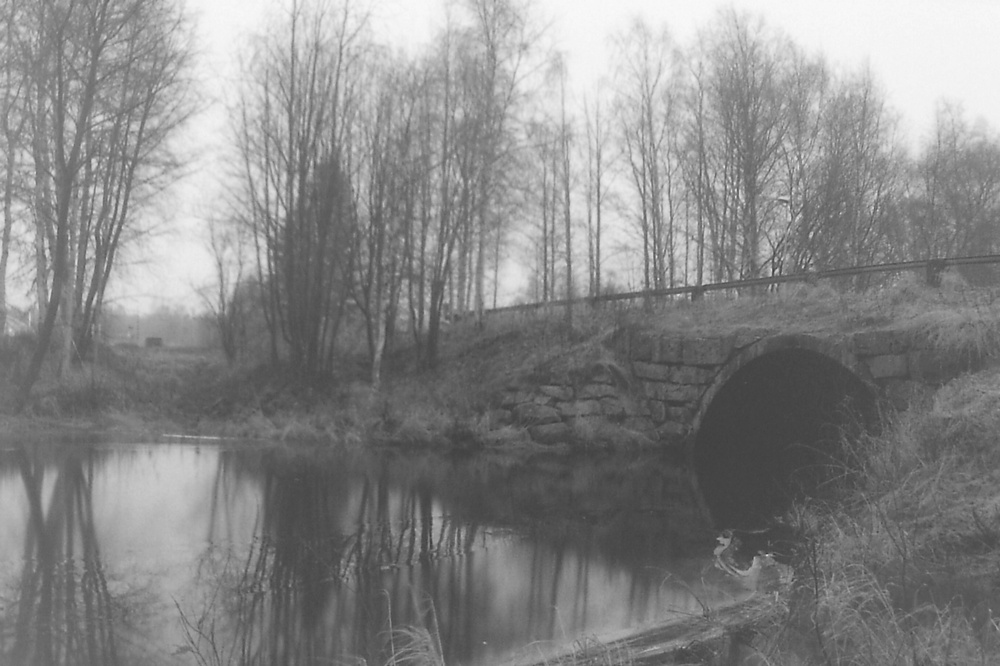
#> input picture HW3/River.jpg, 1000 x 666 px, shrunk from 1400 x 933 before the run
$ jupyter execute Q2.ipynb   (older library calls are emulated)
#> lines starting #> are read from the running program, lines starting #| are printed output that depends on the picture
#> further down, img is the input picture: shape (666, 1000); min 52, max 249, mean 135
[cell 1]
# Import Your Libraries
import numpy as np
import cv2
import matplotlib.pyplot as plt

## Part 1

### Your Histogram Equalization Function

[cell 2]
def hist_equ(image):
    '''
    input:
    image (ndarray): input image
    output:
    output_image (ndarray): enhanced image
    '''

    ############
    # Your code
    # Start
    histogram = np.zeros((256), np.int)
    image = image.astype(int)
    np.add.at(histogram, image, 1)
    h = histogram
    out_image = image.copy()
    n_pixel = image.shape[0] * image.shape[1]
#> n_pixel = 666000
    transition = np.round(255 * h.cumsum() / n_pixel)
#> transition = 256 values from 0 to 255
    output_image = transition[out_image]
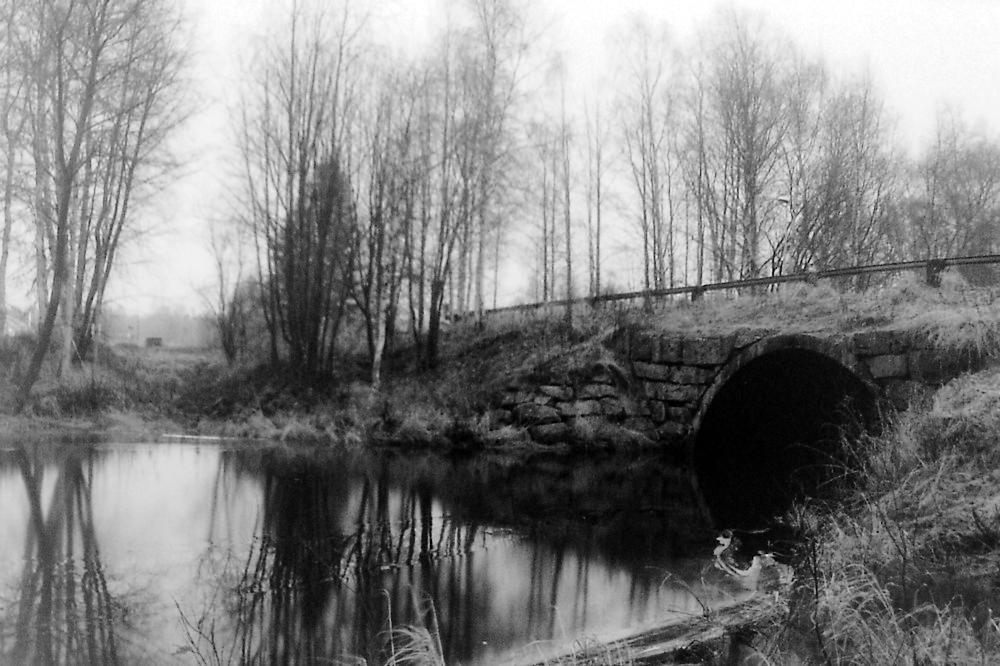
#> output_image: shape (666, 1000) float64; min 0, max 255, mean 128.4
    # End

    return output_image

[cell 3]
img = cv2.imread('River.jpg', 0)

### YOUR CODE ###
# START
equ = hist_equ(img)
# END

res = np.hstack((img, equ)) #stacking images side-by-side
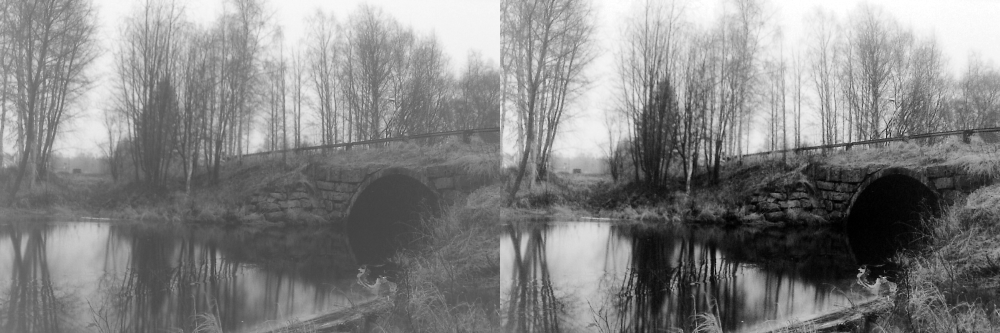
#> res: shape (666, 2000) float64 (shown at 1/2 size); min 0, max 255, mean 131.7

plt.figure(figsize=(16, 16))
plt.imshow(res, cmap='gray')

### Histogram Equalization OpenCV Library

[cell 4]
img = cv2.imread('River.jpg', 0)

### YOUR CODE ###
# START
equ = cv2.equalizeHist(img)
# END

res = np.hstack((img, equ)) #stacking images side-by-side

plt.figure(figsize=(16, 16))
plt.imshow(res, cmap='gray')

## Part 2

### CLAHE OpenCV Library

[cell 5]
def CLAHE(image, gridSize, clip_limit):
    '''
    inputs:
    image (ndarray): input image
    gridSize (tuple): window size
    clip_limit (int): threshold for contrast limiting
    output:
    output_image (ndarray): improved image
    '''
#> called with gridSize = (10, 10), clip_limit = 2

    ############
    # Your code
    # Start
    clahe = cv2.createCLAHE(clipLimit=clip_limit, tileGridSize=gridSize)

    # Applying the CLAHE algorithm to the image using the CLAHE object
    output_image = clahe.apply(image)
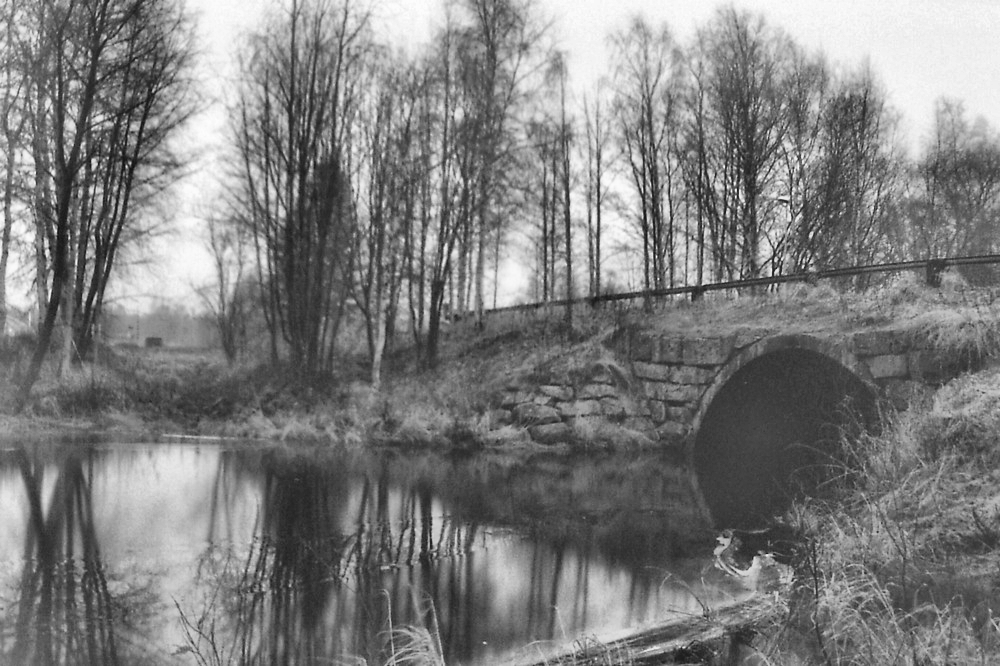
#> output_image: shape (666, 1000); min 18, max 253, mean 126.2
    # End

    return output_image

[cell 6]
img = cv2.imread('River.jpg', 0)

### YOUR CODE ###
# START
clh = CLAHE(img, (10,10), 2)
# END

fig, (ax1, ax2, ax3) = plt.subplots(nrows=1, ncols=3, figsize=(14, 14),
                                    sharex=True, sharey=True)
for aa in (ax1, ax2, ax3):
    aa.set_axis_off()

ax1.imshow(img,cmap='gray')
ax1.set_title('Source')
ax2.imshow(equ,cmap='gray')
ax2.set_title('Histogram Equalization')
ax3.imshow(clh,cmap='gray')
ax3.set_title('CLAHE')

plt.tight_layout()
plt.show()
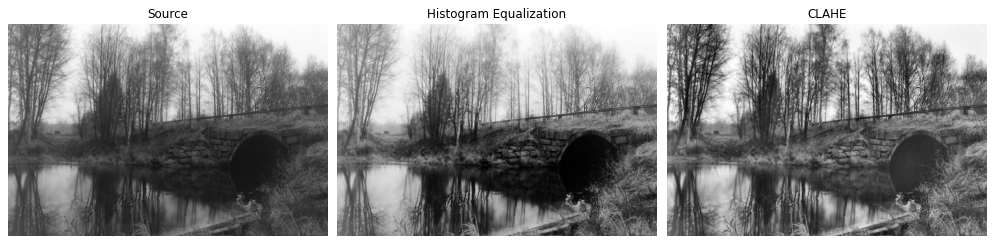
#> figure drawn by matplotlib, 3 panels

## Part 3
Repeat for City image

[cell 7]
img = cv2.imread('City.jpg', 0)
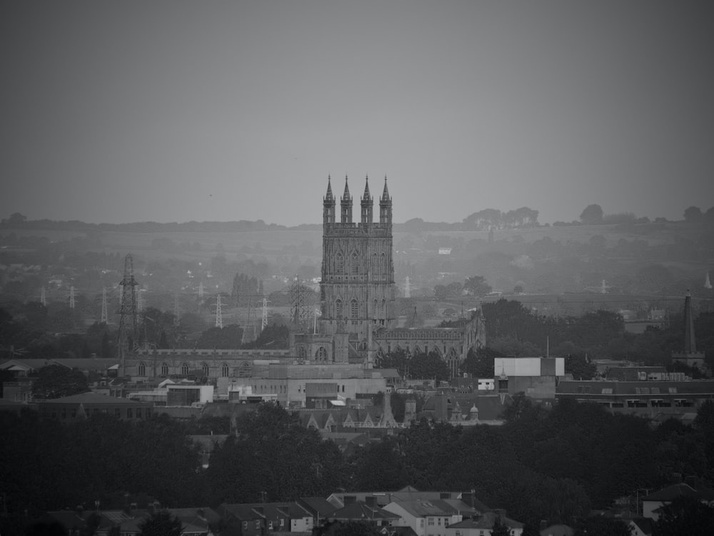
#> input picture HW3/City.jpg, 714 x 536 px, shrunk from 1000 x 751 before the run
#> img: shape (536, 714); min 3, max 195, mean 91.7

### YOUR CODE ###
# START
clh = CLAHE(img, (10,10), 2)
#> call 2 of CLAHE, with gridSize = (10, 10), clip_limit = 2
#> in CLAHE (call 2), `output_image = clahe.apply(image)`:
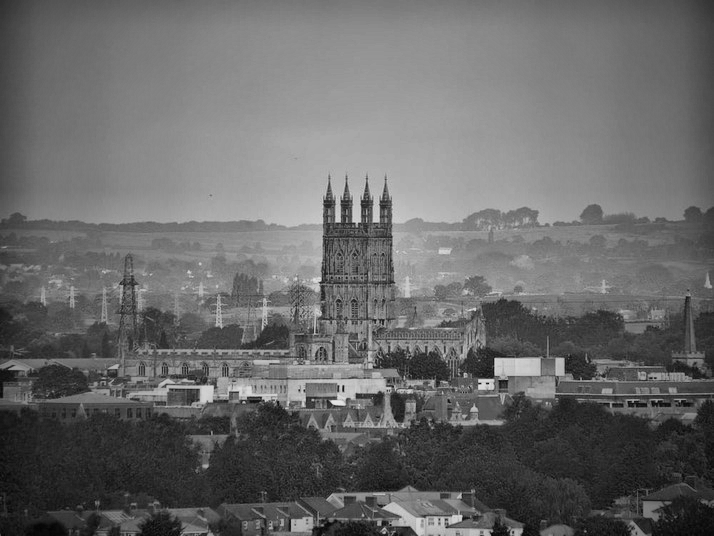
#> output_image: shape (536, 714); min 4, max 231, mean 105
equ = cv2.equalizeHist(img)
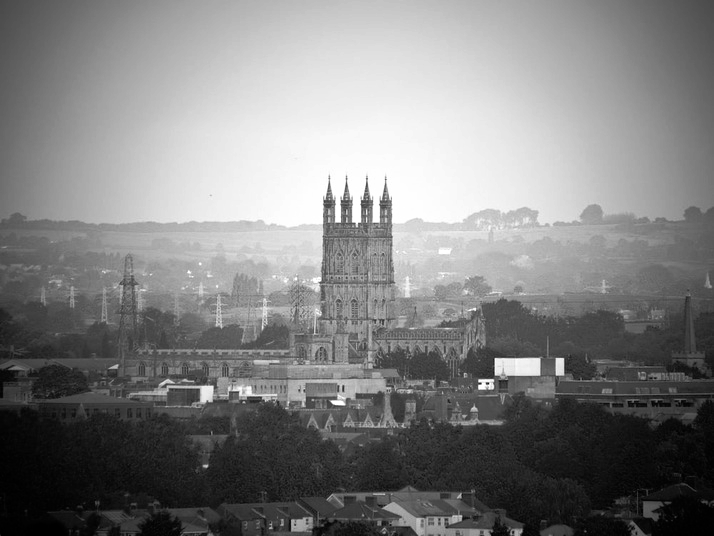
#> equ: shape (536, 714); min 0, max 255, mean 128.4
# END

fig, (ax1, ax2, ax3) = plt.subplots(nrows=1, ncols=3, figsize=(14, 14),
                                    sharex=True, sharey=True)
for aa in (ax1, ax2, ax3):
    aa.set_axis_off()

ax1.imshow(img,cmap='gray')
ax1.set_title('Source')
ax2.imshow(equ,cmap='gray')
ax2.set_title('Histogram Equalization')
ax3.imshow(clh,cmap='gray')
ax3.set_title('CLAHE')

plt.tight_layout()
plt.show()
